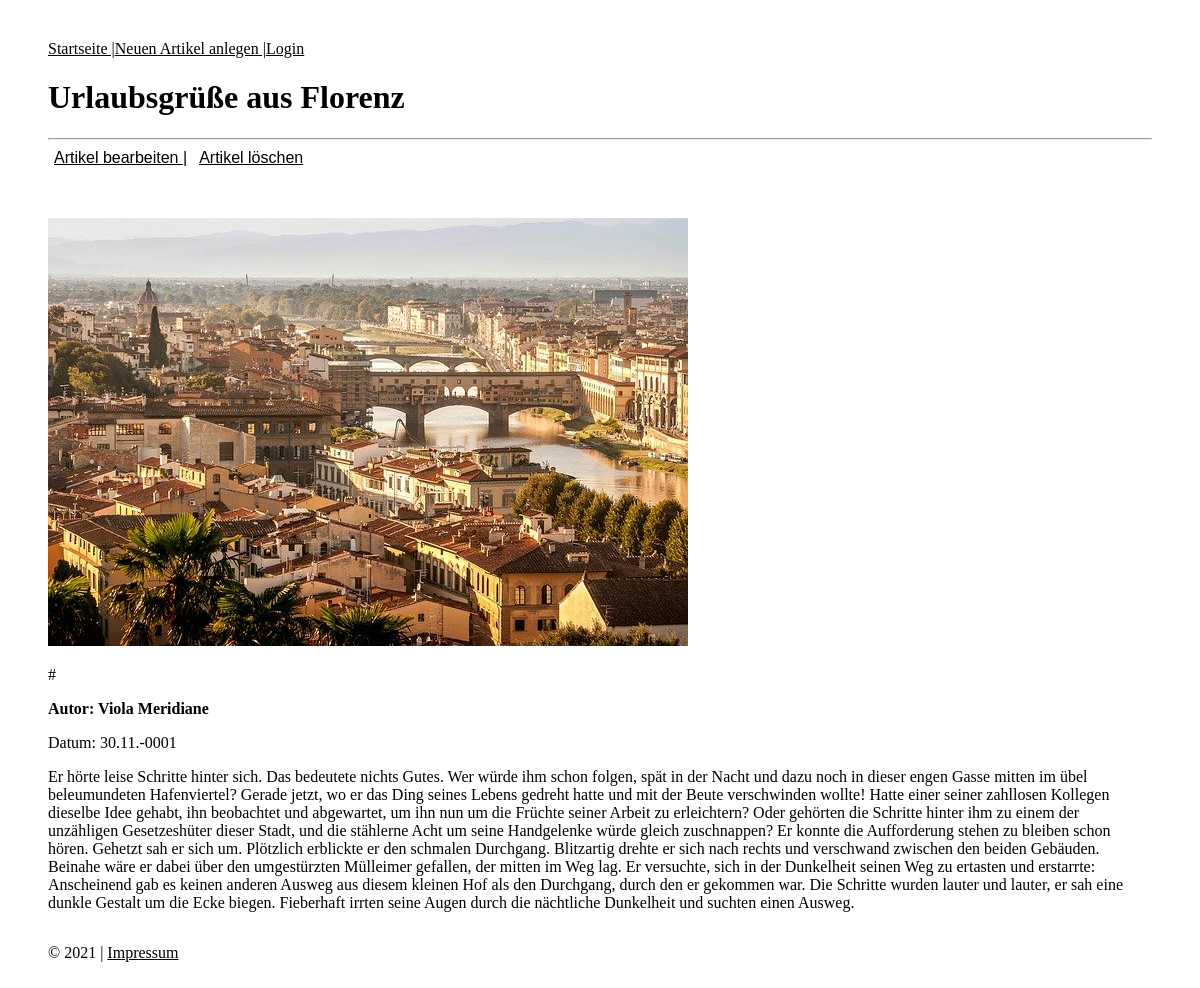
The page /php-pages/article.php?id=2 on the database its author committed.
### tables this page shows
CREATE TABLE `article` (
  `ID` int(11) NOT NULL,
  `Title` varchar(255) DEFAULT NULL,
  `Image` varchar(255) DEFAULT NULL,
  `Text` text DEFAULT NULL,
  `Date` date DEFAULT NULL,
  `Author` varchar(100) DEFAULT NULL,
  `Online` tinyint(1) DEFAULT NULL,
  `tags` varchar(255) NOT NULL
);

### php-pages/article.php (the view, shortened to what this page needs)
<?php
function showArticle($requestedId) {
    $connection = databaseConnection();
    if($connection){
        try {
            $statement = $connection->prepare("
    SELECT article.*, GROUP_CONCAT(tag.name) AS tags
    FROM article
    LEFT JOIN article_tag
        ON article.id = article_tag.article_id
    LEFT JOIN tag
        ON article_tag.tag_id = tag.id
    WHERE article.id = :id
    GROUP BY article.id
");
            $statement->bindParam(':id', $requestedId, PDO::PARAM_INT);
            $statement->execute();
            if ($row = $statement->fetch(PDO::FETCH_ASSOC)) {
                $title = htmlspecialchars($row['Title']);
                $image = htmlspecialchars($row['Image']);
                $content = htmlspecialchars($row['Text']);
                $date = date("d.m.Y", strtotime($row['Date']));
                $author = htmlspecialchars($row['Author']);
                $tags = htmlspecialchars($row['tags']);
                $approval = isset($row['Online']) ? htmlspecialchars($row['Online']) : '0';
                $approvalMessage = $approval === "0" ? "Der Artikel ist noch in Bearbeitung.<br> Nur angemeldete Benutzer können es sehen." : "";
                $tagsArray = array_map('trim', explode(',', $tags));
                $tagsDisplay = '';
                foreach ($tagsArray as $tag) {
                    $tagsDisplay .= '#' . htmlspecialchars($tag) . ' ';
                }
                echo "<!DOCTYPE html>
                    <html lang='de'>
                    <head>
                        <meta charset='UTF-8'>
                        <link rel='stylesheet' href='../assets/css/main.css'>
                        <title>{$title}</title>
                    </head>
                    <body>
                        <div class='pageWidth'>
                            <div class='breadcrumbs'>
                                <a class='link' href='../php-pages/startpage.php'>Startseite  |</a>
                                <a class='link' href='../php-pages/new_article.php'>Neuen Artikel anlegen | </a>
                                <a class='link' href='../php-pages/login.php'>Login</a>
                            </div>
                            <h1>{$title}</h1>
                            <hr>
                            <div class='breadcrumbs'>
                            <form method='post' action='editPage.php'>
                                    <input type='hidden' name='edit_id' value='{$requestedId}'>
                                    <button class='delete' type='submit'>Artikel bearbeiten |</button>
                                </form>
                                <form method='post' action=''>
                                    <input type='hidden' name='delete_id' value='{$requestedId}'>
                                    <button class='delete' type='submit'>Artikel löschen</button>
                                </form>
                            </div>
                            <p class='error'>{$approvalMessage}</p>
                            <br>
                            <img class='marg2' src='{$image}' alt='Bild'>
                            <p>{$tagsDisplay}</p>
                            <p class='textBold'>Autor: {$author}</p>
                            <p>Datum: {$date}</p>
                            <p>{$content}</p>
                            <div class='end marg2'>
                                <p>© 2021 |</p>
                                <a class='link' href='../php-pages/impressum.php'>Impressum</a>
                            </div>
                        </div>
                    </body>
                    </html>";
            } else {
                echo "<p>Artikel nicht gefunden.</p>";
            }
        } catch (PDOException $e) {
            echo "Connection failed: " . $e->getMessage();
        }
    } else{
        echo "Datenbankverbindung festgeschlagen.";
    }
}
if (isset($_GET['id'])) {
    $requestedId = (int)$_GET['id'];
    showArticle($requestedId);
}

### assets/css/main.css (style rules this page uses)
.pageWidth { margin: 40px 40px 40px 40px; }
.breadcrumbs { text-decoration: underline; display:flex; }
.link { color:black; }
.marg2 { margin-top: 16px; }
.end { display: ruby; }
.textBold { font-weight: bold; }
.delete { background-color: transparent; border:none; font-size: 16px; text-decoration: underline; cursor: pointer; }

### rows shown on the page
article: Title "Urlaubsgrüße aus Florenz", Image (picture), Author "Viola Meridiane", Date "30.11.-0001", Text "Er hörte leise Schritte hinter sich. Das bedeutete nichts Gutes. Wer würde ihm schon folgen, spät in der Nacht und dazu noch in dieser engen Gasse mitten im übel beleumundeten Hafenviertel? Gerade jetzt, wo er das Ding seines Lebens gedreht hatte und mit der Beute verschwinden wollte! Hatte einer seiner zahllosen Kollegen dieselbe Idee gehabt, ihn beobachtet und abgewartet, um ihn nun um die Früchte seiner Arbeit zu erleichtern? Oder gehörten die Schritte hinter ihm zu einem der unzähligen Gesetzeshüter dieser Stadt, und die stählerne Acht um seine Handgelenke würde gleich zuschnappen? Er konnte die Aufforderung stehen zu bleiben schon hören. Gehetzt sah er sich um. Plötzlich erblickte er…"

### other values the page prints
$tagsDisplay "#"
